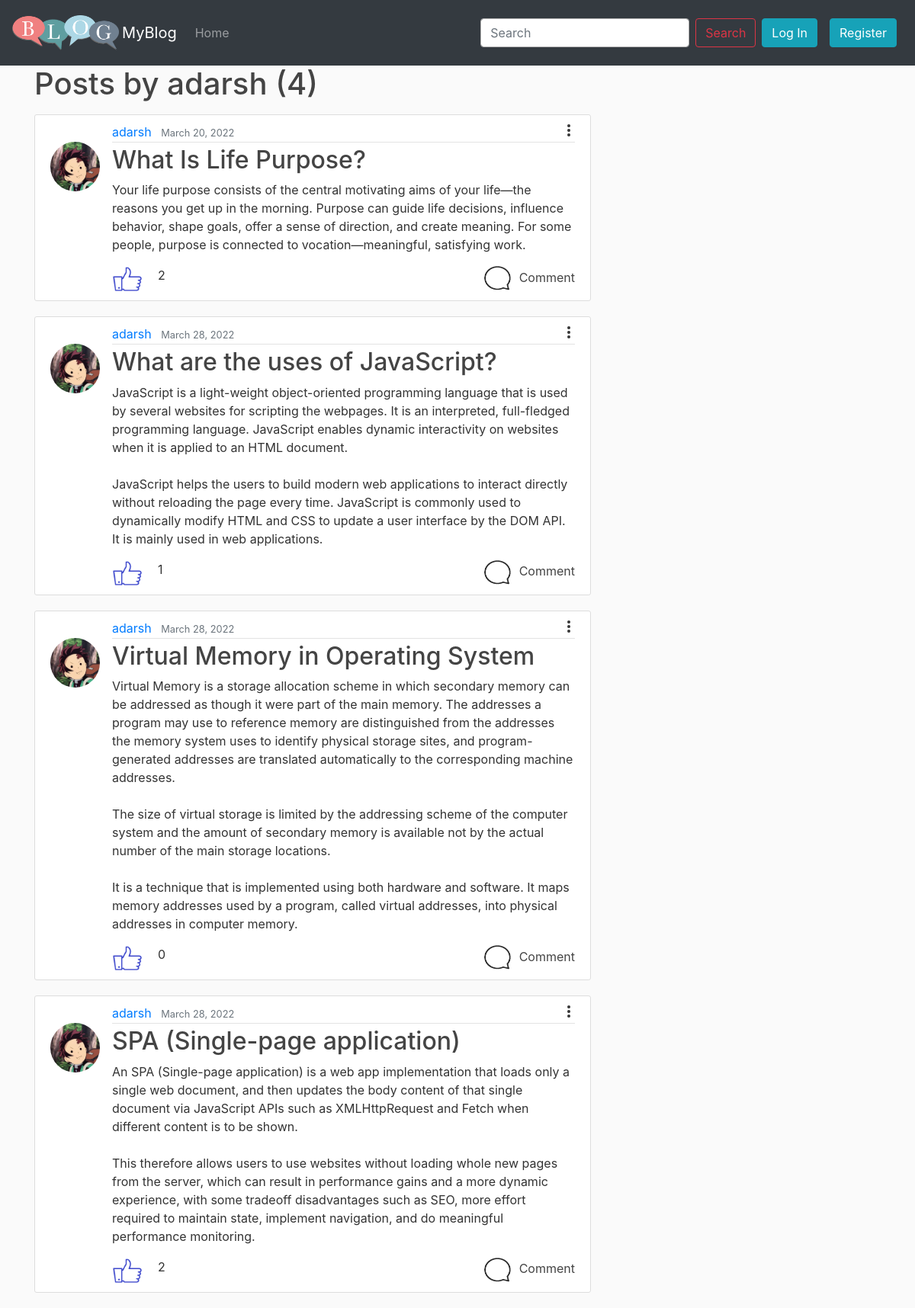
/user/adarsh/, run on an earlier commit of the app's database.
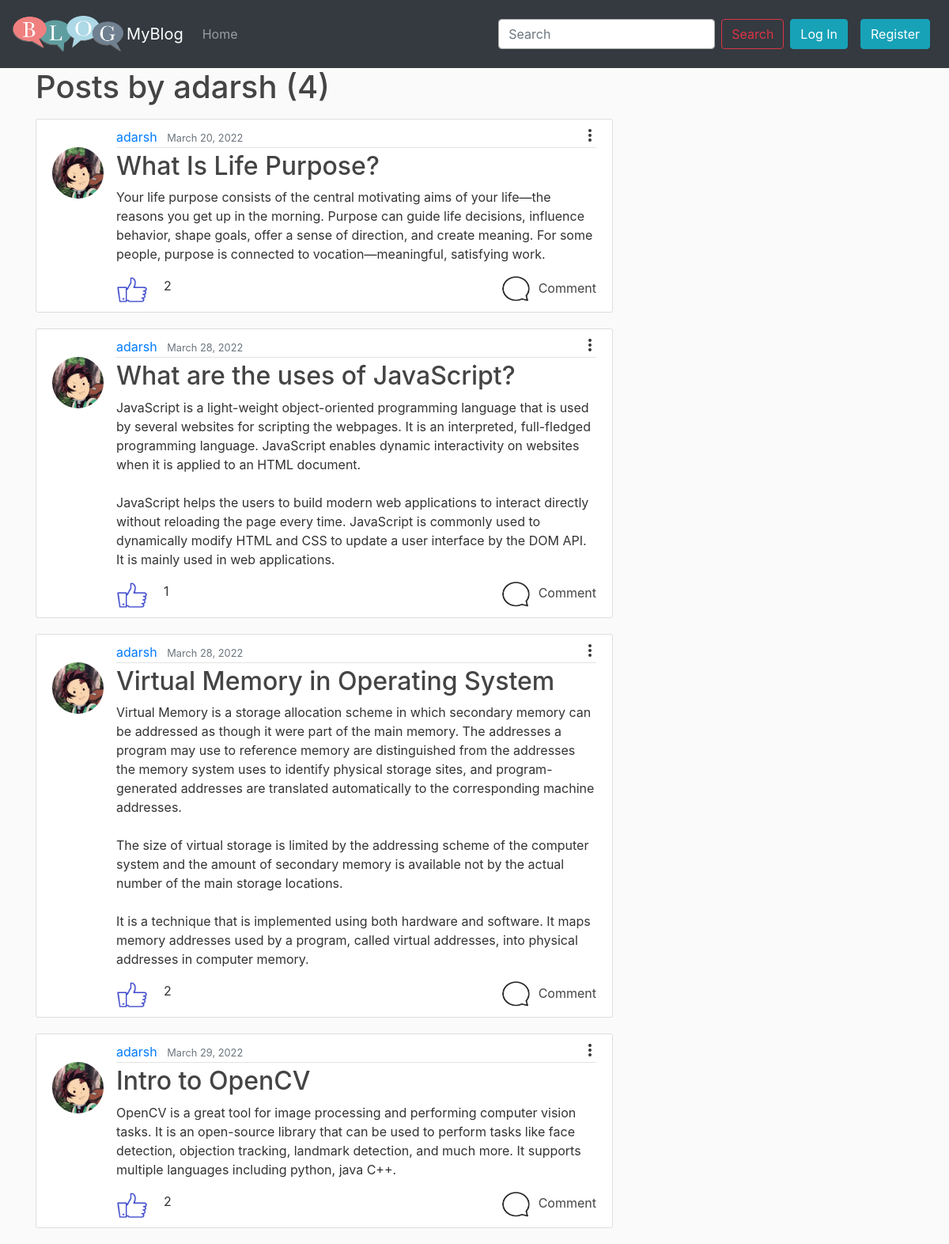
And on a later commit of the database.
### blog/models.py (models this page shows, shortened)
class Post(models.Model):
    title = models.CharField(max_length=100)
    content = models.TextField()
    date_posted = models.DateTimeField(default=timezone.now)
    author = models.ForeignKey(User,on_delete=models.CASCADE)
    likes = models.ManyToManyField(User,related_name='blog_post')

### users/models.py (models this page shows, shortened)
class Profile(models.Model):
    user = models.OneToOneField(User, on_delete=models.CASCADE)
    image = models.ImageField( default='default.png',upload_to='profile_pics')

### blog/views.py (the view)
# urls.py: path('user/<str:username>/', UserPostListView.as_view(),name = 'user-posts'),
class UserPostListView(ListView):
    model  = Post
    template_name = 'blog/user_posts.html'
    context_object_name = 'posts'
    paginate_by = 5
    ordering = ['-date_posted']
    def get_queryset(self):
        user =  get_object_or_404(User, username=self.kwargs.get('username'))
        return Post.objects.filter(author=user)

### templates/blog/user_posts.html (shortened to what this page needs)
{% extends "blog/base.html" %}
{% block content %}
        <h1 class="mb-3">Posts by {{ view.kwargs.username }} ({{ page_obj.paginator.count }})</h1>
        {%for post in posts%}
        <article class="media content-section">
          <img class="rounded-circle article-img"src="{{ post.author.profile.image.url }}">
            <div class="media-body">
              <div class="article-metadata">
                <a class="mr-2" href="{% url 'user-posts' post.author.username %}">{{ post.author }}</a>
                <small class="text-muted">{{ post.date_posted|date:"F d, Y" }}</small>
                <td>
                  <div class="dropout">
                      <button class="more">
                          <span></span>
                          <span></span>
                          <span></span>
                      </button>
                  </div>
              </td>
              </div>
              <h2><a class="article-title" href="{% url 'post-detail' post.id %}">{{ post.title }}</a></h2>
              <p class="article-content">{{ post.content }}</p>
              <div>
                <div style="float: left;padding-right: 20px;">
                {% if request.user.is_authenticated %}
                {% if request.user in post.likes.all %}
                <form action="{% url 'unlike_post' post.pk %}" method="POST">
                    {% csrf_token %}
                    <button type="submit" name="post_id" value="{{ post.id }}" class="like-button"><img height="35px"
                            width="40px" src="/media/like/liked.png"></button>
                </form>
                {%else%}
                <form action="{% url 'like_post' post.pk %}" method="POST">
                    {% csrf_token %}
                    <button type="submit" name="post_id" value="{{ post.id }}" class="like-button"><img height="35px"
                            width="40px" src="/media/like/like.png"></button>
                </form>
                {%endif%}
                {% else %}
                <a href="{% url 'login' %}" class="like-button"><img height="35px" width="40px"
                        src="/media/like/like.png"></a>
                {% endif %}
            </div>
            <div style="float: left;"> {{ post.likes.count }} </div>
            <div style="float: right;">
                <a class="article-title" href="{% url 'post-detail' post.id %}"><img height="32px" width="37px"
                        style="margin-right: 10px;" src="/media/comment.png">Comment</a>
            </div>
        </div>
            </div>
          </article>
        {% endfor %}
{% endblock  %}

### templates/blog/base.html (shortened to what this page needs)
{% load static %}
<!DOCTYPE html>
<html lang="en">
<head>
  <link rel="stylesheet" href="https://cdn.jsdelivr.net/npm/bootstrap@4.5.3/dist/css/bootstrap.min.css"
>
  <link rel="stylesheet" type="text/css" href="{% static 'blog/main.css' %}">
</head>
<body>
  <nav class="navbar navbar-expand-lg navbar-dark bg-dark">
    <img src="/media/blog.png" height="70px" width="140px" class="mr-1">
    <a class="navbar-brand" href="{% url 'blog-home' %}">MyBlog</a>
    <div class="collapse navbar-collapse" id="navbarSupportedContent">
      <ul class="navbar-nav mr-auto">
        <li class="nav-item {% block active_home %} {% endblock %}">
          <a class="nav-link" href="{% url 'blog-home' %}">Home <span class="sr-only">(current)</span></a>
        </li>
      </ul>
      <div class="search">
        <form class="form-inline my-2 my-lg-0" method="get" action="{% url 'search' %}">
          <input type="text" name="query" value="{{query}}" class="form-control mr-sm-2" type="search"
            placeholder="Search" aria-label="Search" style="box-shadow: none!important;border-color: #b0b0b0;" required>
          <button class="btn btn-outline-danger my-2 my-sm-1" type="submit" href="{% url 'search' %}">Search</button>
        </form>
      </div>
      <ul class="navbar-nav">
        {% if request.user.is_authenticated %}
        <li class="nav-item">
          <a class="nav-link" href="{% url 'logout' %}"> <button class="btn btn-info my-2 my-sm-0">Log Out</button></a>
        </li>
        {% else %}
        <li class="nav-item">
          <a class="nav-link" href="{% url 'login' %}"> <button class="btn btn-info my-2 my-sm-0">Log In</button></a>
        </li>
        <li class="nav-item">
          <a class="nav-link" href="{% url 'register' %}"> <button
              class="btn btn-info my-2 my-sm-0">Register</button></a>
        </li>
        {% endif %}
      </ul>
    </div>
  </nav>
  <main role="main" class="container">
    <div class="row">
      <div class="col-md-8">
        {% block content %}{% endblock %}
      </div>
    </div>
  </main>
</body>
</html>

### static/blog/main.css (style rules this page uses)
body { background: #fafafa; color: #333333; }
h1, h2, h3, h4, h5, h6 { color: #444444; }
ul { margin: 0; }
.content-section { background: #ffffff; padding: 10px 20px; border: 1px solid #dddddd; border-radius: 3px; margin-bottom: 20px; }
.article-title { color: #444444; }
.article-content { white-space: pre-line; }
.article-img { height: 65px; width: 65px; margin-right: 16px; margin-top: 25px; }
.article-metadata { padding-bottom: 1px; margin-bottom: 4px; border-bottom: 1px solid #e3e3e3; }
.more { border: none; background: transparent; }
.more span { display: block; width: 0.25rem; height: 0.25rem; background: #363636; border-radius: 50%; pointer-events: none; }
.more span:not(:last-child) { margin-bottom: 0.125rem; }
.dropout { float: right; z-index: 9001; width: fit-content; position: relative; margin-left: auto; margin-right: auto; }
.like-button { background-color: transparent; background-repeat: no-repeat; border: none; cursor: pointer; overflow: hidden; outline: none; }

What changed in the data, as far as the page shows it:
removed Post: author.profile.image (picture), author "adarsh", date_posted "March 28, 2022", title "SPA (Single-page application)", content "An SPA (Single-page application) is a web app implementation that loads only a single web document, and then updates the body content of that single document via JavaScript APIs such as XMLHttpRequest and Fetch when different content is to be shown. This therefore allows users to use websites without loading whole new pages from the server, which can result in performance gains and a more dynamic experience, with some tradeoff disadvantages such as SEO, more effort required to maintain state, implement navigation, and do meaningful performance monitoring.", likes.count "2"
computed for Post "Virtual Memory in Operating System": likes.count "0" → "2"
added Post: author.profile.image (picture), author "adarsh", date_posted "March 29, 2022", title "Intro to OpenCV", content "OpenCV is a great tool for image processing and performing computer vision tasks. It is an open-source library that can be used to perform tasks like face detection, objection tracking, landmark detection, and much more. It supports multiple languages including python, java C++.", likes.count "2"
